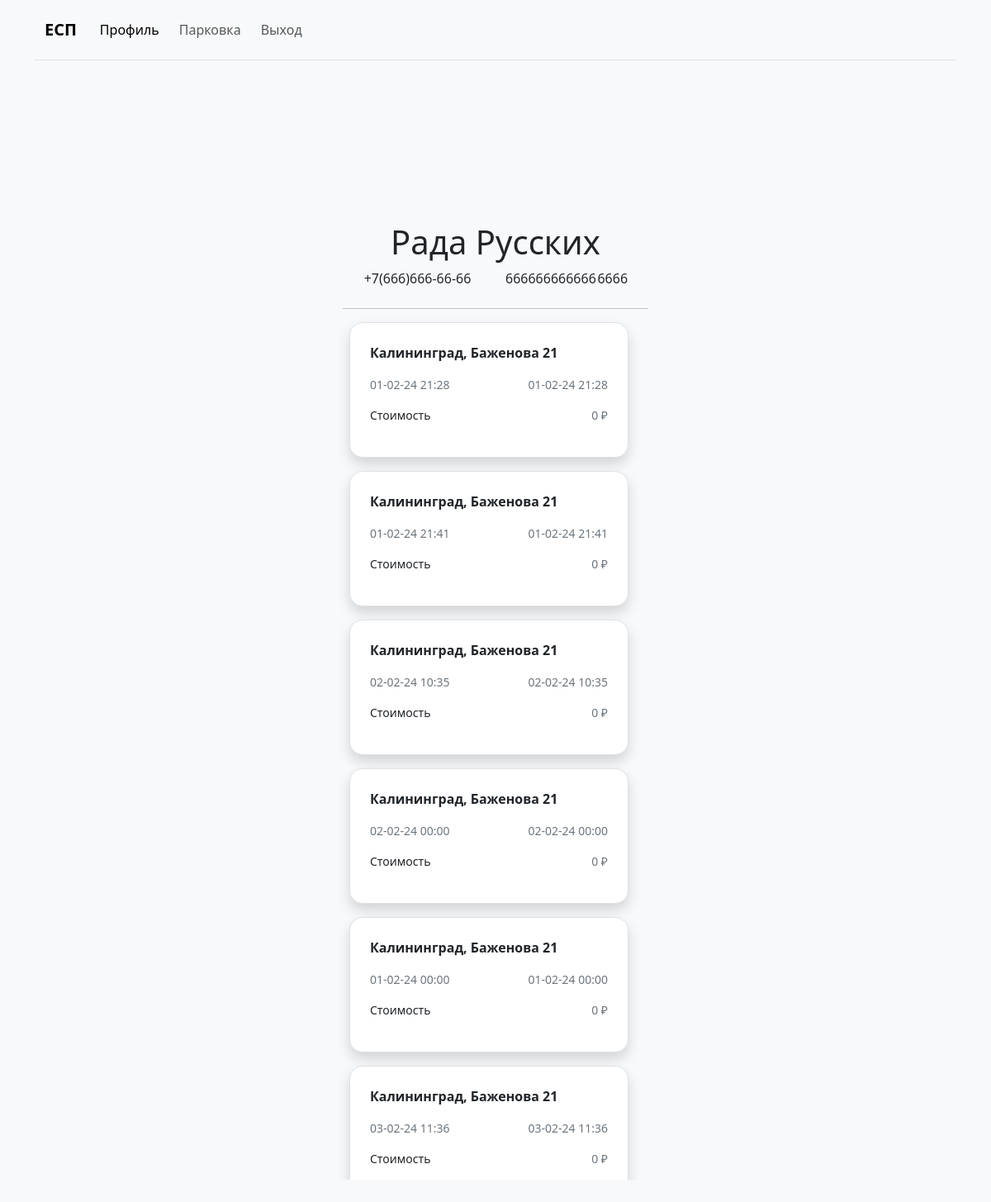
Before: /profile/ (signed in) with the older database file.
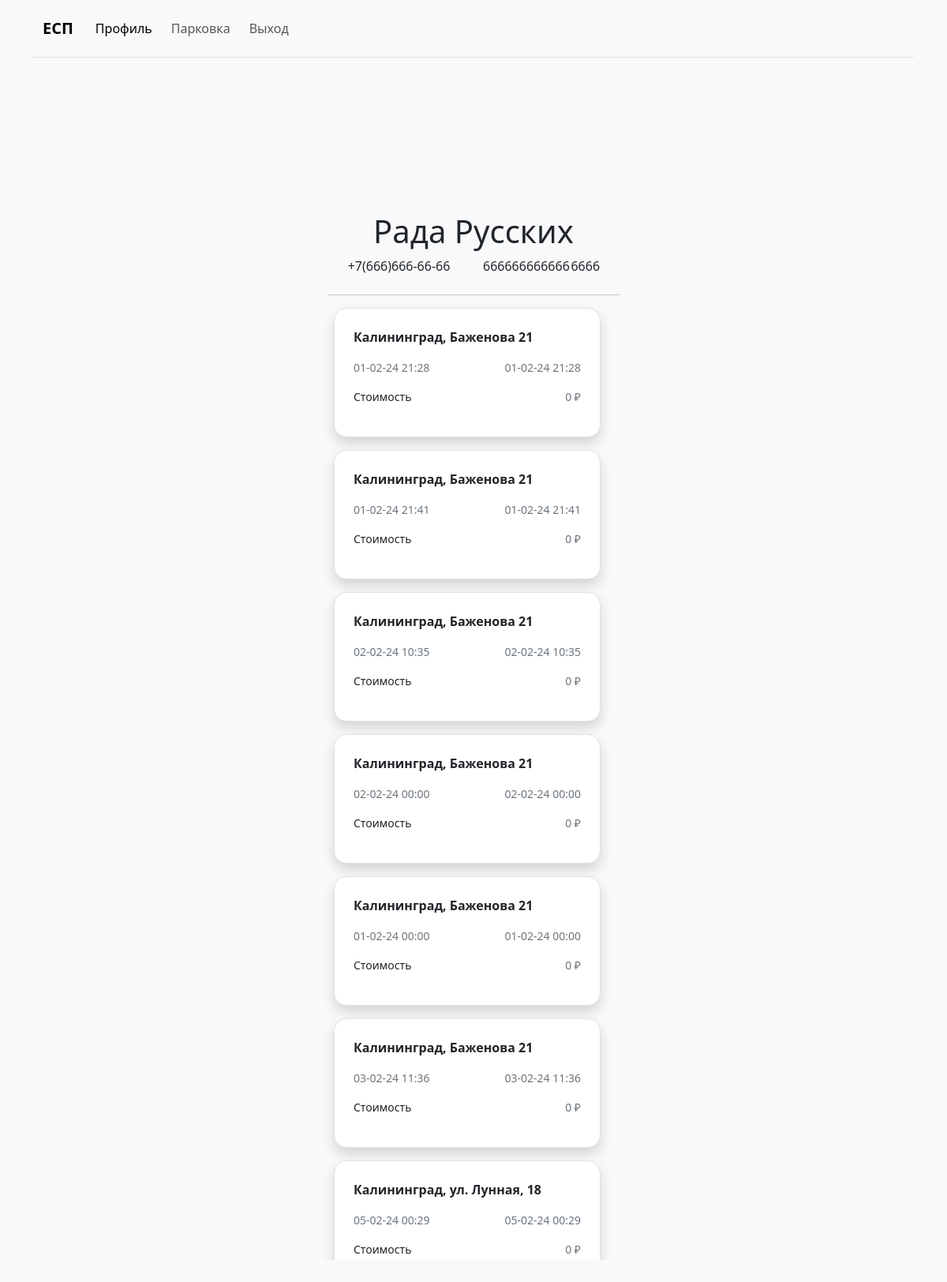
After: the same page with the newer database file.
### parkingapp/models.py (models this page shows, shortened)
class Reciept(models.Model):
    parking_id = models.IntegerField(default=0)
    user_id = models.IntegerField(default=0)
    start_time = models.DateTimeField(default=datetime(2, 1, 1, 0, 0, 0, tzinfo=None))
    final_start_time = models.DateTimeField(default=datetime(2, 1, 1, 0, 0, 0, tzinfo=None))
    finish_time = models.DateTimeField(default=datetime(2, 1, 1, 0, 0, 0, tzinfo=None))
    final_price = models.BigIntegerField(default=-1)
    benefit = models.BooleanField(default=False)
    price_per_hour = models.IntegerField(default=-1)

class Parking(models.Model):
    lattitude = models.FloatField(default=0)
    longitude = models.FloatField(default=0)
    address = models.CharField(max_length=120, default='')
    max_parking_lots = models.PositiveIntegerField(default=0)
    occupied_lots = models.PositiveIntegerField(default=0)
    price_per_hour = models.PositiveIntegerField(default=0)
    change = models.DateTimeField(default=datetime(2, 1, 1, 0, 0, 0, tzinfo=None))
    code = models.CharField(default='', max_length=10)
    secret = models.CharField(default='', max_length=100)

### parkingapp/views.py (the view)
# urls.py: path('profile/', views.profile, name='profile'),
@login_required(redirect_field_name=None)
def profile(request):
    reciept = Reciept.objects.filter(user_id=request.user.pk)
    bdsm = []
    for rec in reciept:
        rec.start_time = rec.start_time.strftime('%d-%m-%y %H:%M')
        rec.finish_time = rec.finish_time.strftime('%d-%m-%y %H:%M')
        bdsm.append([rec, Parking.objects.get(pk=rec.parking_id).address])
    print(type(bdsm[0][0].start_time))
    print(User.objects.filter(pk=request.user.pk)[0])
    context = {
        'user': User.objects.filter(pk=request.user.pk)[0],
        'bdsm': bdsm
    }
    if any([request.user.user_control, request.user.parking_control, request.user.barrier_control, request.user.coupon_control, request.user.admin_view, request.user.parking_lot_view]):
        return redirect(reverse('parkingapp:dash_profile'))
    else:
        return render(request, 'profile.html', context)

### parkingapp/models.py (called while the page is built)
    def __str__(self) -> str:
        return f'{self.username} | user control {self.user_control} | park control {self.parking_control} | barr control {self.barrier_control} | coupon_control {self.coupon_control} | admin_view {self.admin_view}'

### parkingapp/templates/profile.html (shortened to what this page needs)
{% extends 'base.html' %}
{% block active_profile %}active{% endblock %}
{% block content %}
{% load static %}
<div class="container p-5 text-center" style="max-width: 450px;">
    <svg class="bd-placeholder-img mb-2 rounded-circle" width="140" height="140" xmlns="http://www.w3.org/2000/svg"
      role="img" aria-label="Placeholder" preserveAspectRatio="xMidYMid slice" focusable="false">
    </svg>
  <h1>{{ user.username }}</h1>
  <div class="row">
    <p class="col-6">{{ user.phone_number }}</p>
    <p class="col-3">{{ user.car_num }}</p>
    <p class="col-3">{{ user.card_num }}</p>
  </div>
  <dl class="row g-3 text-start">
    <hr class="mt-4 mb-0">
    <dd class="row mt-0 g-3" style="overflow: scroll; max-height: 60vh">
      {% for sex in bdsm %}
      <div class="mx-auto">
        <div class="p-4 border bg-white rounded-4 shadow">
          <div class="row mb-3">
            <p class="col-12 fw-bolder">{{ sex.1 }}</p>
            <small class="col-6 text-start text-secondary">{{ sex.0.finish_time }}</small>
            <small class="col-6 text-end text-secondary">{{ sex.0.finish_time }}</small>
          </div>
          <div class="row mb-3">
            <small class="col-6 text-start">Стоимость</small>
            <small class="col-6 text-end text-secondary">{{ sex.0.final_price }} ₽</small>
          </div>
        </div>
      </div>
      {% endfor %}
    </dd>
  </dl>
</div>
{% endblock %}

Changed rows visible on the page:
added Reciept: address "Калининград, ул. Лунная, 18", finish_time "05-02-24 00:29", final_price "0"
